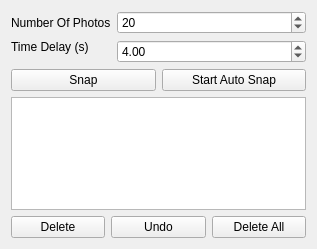
          <widget class="QWidget" name="page_2">
           <property name="geometry">
            <rect>
             <x>0</x>
             <y>0</y>
             <width>317</width>
             <height>249</height>
            </rect>
           </property>
           <attribute name="label">
            <string>Auto Snap</string>
           </attribute>
           <layout class="QVBoxLayout" name="verticalLayout_3">
            <item>
             <layout class="QFormLayout" name="formLayout">
              <item row="0" column="0">
               <widget class="QLabel" name="label_4">
                <property name="text">
                 <string>Number Of Photos</string>
                </property>
               </widget>
              </item>
              <item row="0" column="1">
               <widget class="QSpinBox" name="spinBox_3">
                <property name="suffix">
                 <string/>
                </property>
                <property name="value">
                 <number>20</number>
                </property>
               </widget>
              </item>
              <item row="1" column="0">
               <widget class="QLabel" name="label_3">
                <property name="sizePolicy">
                 <sizepolicy hsizetype="Preferred" vsizetype="Fixed">
                  <horstretch>0</horstretch>
                  <verstretch>0</verstretch>
                 </sizepolicy>
                </property>
                <property name="text">
                 <string>Time Delay (s)</string>
                </property>
               </widget>
              </item>
              <item row="1" column="1">
               <widget class="QDoubleSpinBox" name="doubleSpinBox_2">
                <property name="value">
                 <double>4.000000000000000</double>
                </property>
               </widget>
              </item>
             </layout>
            </item>
            <item>
             <layout class="QHBoxLayout" name="horizontalLayout_2">
              <item>
               <widget class="QPushButton" name="SnapBtn">
                <property name="text">
                 <string>Snap</string>
                </property>
               </widget>
              </item>
              <item>
               <widget class="QPushButton" name="pushButton_3">
                <property name="text">
                 <string>Start Auto Snap</string>
                </property>
               </widget>
              </item>
             </layout>
            </item>
            <item>
             <widget class="QListView" name="listView"/>
            </item>
            <item>
             <layout class="QHBoxLayout" name="horizontalLayout_5">
              <item>
               <widget class="QPushButton" name="pushButton_6">
                <property name="text">
                 <string>Delete</string>
                </property>
               </widget>
              </item>
              <item>
               <widget class="QPushButton" name="pushButton_5">
                <property name="text">
                 <string>Undo</string>
                </property>
               </widget>
              </item>
              <item>
               <widget class="QPushButton" name="pushButton">
                <property name="text">
                 <string>Delete All</string>
                </property>
               </widget>
              </item>
             </layout>
            </item>
           </layout>
          </widget>
